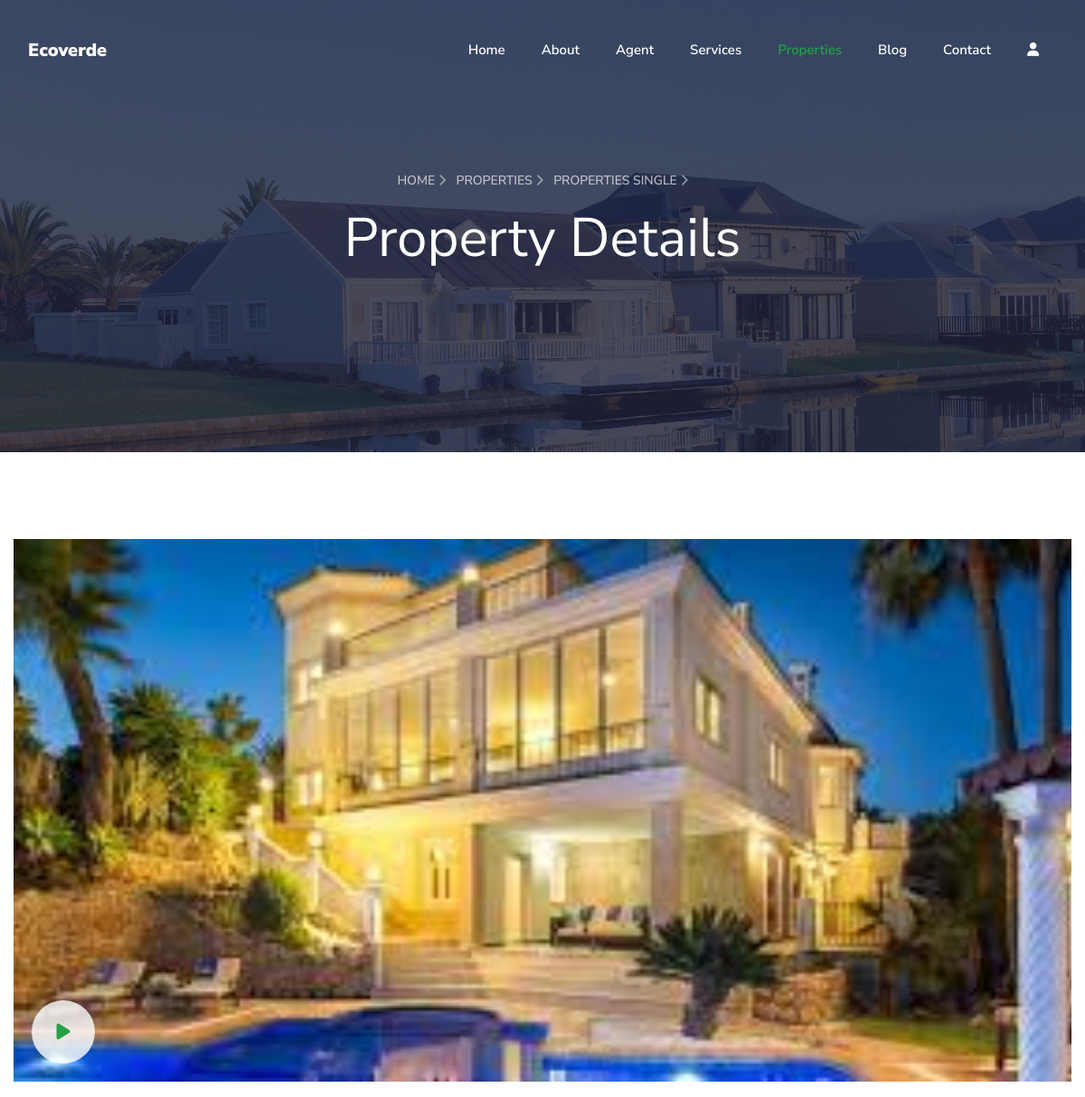
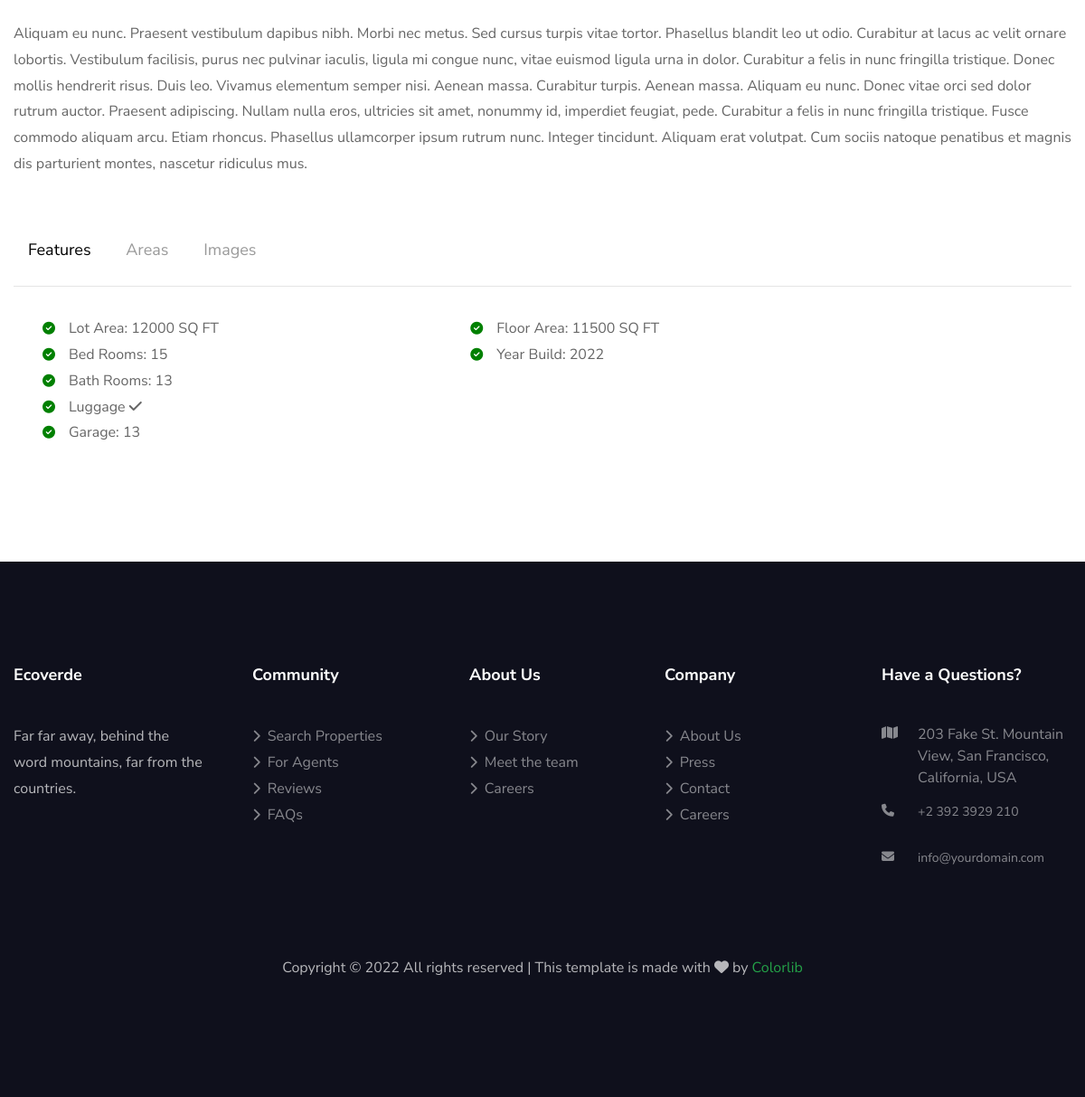
The page /properties_detail/1 on the database its author committed (2 pictures, top to bottom).
### base/models.py (models this page shows, shortened)
class Properties(models.Model):
    title = models.CharField(max_length=200)
    description = models.TextField()
    image = models.ImageField(null=True, default='xperson_1.jpg.pagespeed.ic.P4pHl6glbj.jpg')
    video = models.TextField(null=True)
    tags = models.ForeignKey(Property_type, related_name='property_type', on_delete=models.SET_NULL, null=True, blank=True )
    Lot_Area = models.IntegerField()
    Floor_Area = models.IntegerField()
    Bed_Rooms = models.IntegerField()
    Bath_Rooms = models.IntegerField()
    Luggage = models.BooleanField()
    Garage = models.IntegerField()
    Year_Build = models.DateTimeField()
    Region = models.ForeignKey(Region, related_name='Region', on_delete=models.SET_NULL, null=True)
    host = models.ForeignKey(User, related_name='host', on_delete=models.CASCADE)
    status_choice = (
        ('rent', 'rent'),
        ('sale', 'sale')
    )
    status = models.CharField(max_length=64, choices=status_choice, default='rent')
    price = models.IntegerField(null=True, blank=True)
    created = models.DateTimeField(auto_now_add=True)

### base/views.py (the view)
# urls.py: path('properties_detail/<str:pk>', views.property_detail, name='properties_detail'),
def property_detail(request, pk):
    property = Properties.objects.get(id = pk)
    saved_properties = SavedProperties.objects.all()
    properties_id = list()
    for p in saved_properties:
        properties_id.append(p.property.id)
    if request.method == "POST":
        savedproperties=SavedProperties.objects.create(property=property, user=request.user)
        return redirect('properties_detail', pk=pk)
    areas = property.areas_set.all()
    images = property.properties.all()
    panoramas = property.info.all()
    context = {"saved_properties":saved_properties, 'properties_id':properties_id,'property':property, 'images':images, 'areas':areas, 'panoramas':panoramas}
    return render(request, 'base/properties_detail.html', context)

### base/templates/base/properties_detail.html (shortened to what this page needs)
{% extends 'main.html' %}
{% load static %}
{% block properties %}active{% endblock properties %}
{% block body %}
    <section
    class="hero-wrap hero-wrap-2"
    style="
    background-image: url({% static 'images/xbg_1.jpg.pagespeed.ic.XHJORU-GJg.jpg' %});
    "
    data-stellar-background-ratio="0.5"
    >
    <div class="overlay"></div>
    <div class="container">
    <div
        class="row no-gutters slider-text js-fullheight align-items-center justify-content-center"
    >
        <div class="col-md-9 ftco-animate pb-0 text-center">
        <p class="breadcrumbs">
            <span class="mr-2"
            ><a href="index.html"
                >Home <i class="fa fa-chevron-right"></i></a
            ></span>
            <span class="mr-2"
            ><a href="properties.html"
                >Properties <i class="fa fa-chevron-right"></i></a
            ></span>
            <span>Properties Single <i class="fa fa-chevron-right"></i></span>
        </p>
        <h1 class="mb-3 bread">Property Details</h1>
        </div>
    </div>
    </div>
    </section>
    <section class="ftco-section ftco-property-details">
    <div class="container">
    <div class="row justify-content-center">
        <div class="col-md-12">
        <div class="property-details">
            <div
            class="img"
            style="
                background-image: url({{property.image.url}});
            "
            >
            <a href="{{property.video}}" target="_blank" class="img-video d-flex align-items-center justify-content-center" >
                <span class="fa fa-play"></span>
            </a>
            </div>
            <div class="text">
            <p>{{property.description}}</p>
            </div>
        </div>
        </div>
    </div>
    <div class="row">
        <div class="col-md-12 pills">
        <div class="bd-example bd-example-tabs">
            <div class="d-flex">
            <ul class="nav nav-pills mb-3" id="pills-tab" role="tablist">
                <li class="nav-item">
                <a
                    class="nav-link active"
                    id="pills-description-tab"
                    data-toggle="pill"
                    href="#pills-description"
                    role="tab"
                    aria-controls="pills-description"
                    aria-expanded="true"
                    >Features</a
                >
                </li>
                <li class="nav-item">
                <a
                    class="nav-link"
                    id="pills-manufacturer-tab"
                    data-toggle="pill"
                    href="#pills-manufacturer"
                    role="tab"
                    aria-controls="pills-manufacturer"
                    aria-expanded="true"
                    >Areas</a
                >
                </li>
                <li class="nav-item">
                <a
                    class="nav-link"
                    id="pills-review-tab"
                    data-toggle="pill"
                    href="#pills-review"
                    role="tab"
                    aria-controls="pills-review"
                    aria-expanded="true"
                    >Images</a
                >
                </li>
            </ul>
            </div>
            <div class="tab-content" id="pills-tabContent">
            <div
                class="tab-pane fade show active"
                id="pills-description"
                role="tabpanel"
                aria-labelledby="pills-description-tab"
            >
                <div class="row">
                    <div class="col-md-5">
                        <ul class="features">
                            <li class="check">
                                <span class="fa fa-check-circle"></span>Lot Area:
                                {{property.Lot_Area}} SQ FT
                            </li>
                            <li class="check">
                                <span class="fa fa-check-circle"></span>Bed Rooms: {{property.Bed_Rooms}}
                            </li>
                            <li class="check">
                                <span class="fa fa-check-circle"></span>Bath Rooms: {{property.Bath_Rooms}}
                            </li>
                            {% if property.Luggage %}
                                <li class="check">
                                    <span class="fa fa-check-circle"></span>Luggage <i class="fa-solid fa-check"></i>
                                </li>
                            {% else %}
                                <li class="check">
                                    <span class="fa fa-check-circle"></span>Luggage no <i class="fa-solid fa-xmark-large"></i>
                                </li>
                            {% endif %}
                            <li class="check">
                                <span class="fa fa-check-circle"></span>Garage: {{property.Garage}}
                            </li>
                        </ul>
                    </div>
                    <div class="col-md-4">
                        <ul class="features">
                        <li class="check">
                            <span class="fa fa-check-circle"></span>Floor Area:
                            {{property.Floor_Area}} SQ FT
                        </li>
                        <li class="check">
                            <span class="fa fa-check-circle"></span>Year Build:
                            {{property.Year_Build.date.year}}
                        </li>
                        </ul>
                    </div>
                </div>
            </div>
            </div>
            </div>
        </div>
        </div>
    </div>
    </section>
{% endblock body %}

### rows shown on the page
Properties: image (picture), description "Aliquam eu nunc. Praesent vestibulum dapibus nibh. Morbi nec metus. Sed cursus turpis vitae tortor. Phasellus blandit leo ut odio. Curabitur at lacus ac velit ornare lobortis. Vestibulum facilisis, purus nec pulvinar iaculis, ligula mi congue nunc, vitae euismod ligula urna in dolor. Curabitur a felis in nunc fringilla tristique. Donec mollis hendrerit risus. Duis leo. Vivamus elementum semper nisi. Aenean massa. Curabitur turpis. Aenean massa. Aliquam eu nunc. Donec vitae orci sed dolor rutrum auctor. Praesent adipiscing. Nullam nulla eros, ultricies sit amet, nonummy id, imperdiet feugiat, pede. Curabitur a felis in nunc fringilla tristique. Fusce commodo aliquam arcu. Etiam rhoncus.…", Lot_Area "12000", Bed_Rooms "15", Bath_Rooms "13", Garage "13", Floor_Area "11500", Year_Build.date.year "2022"
